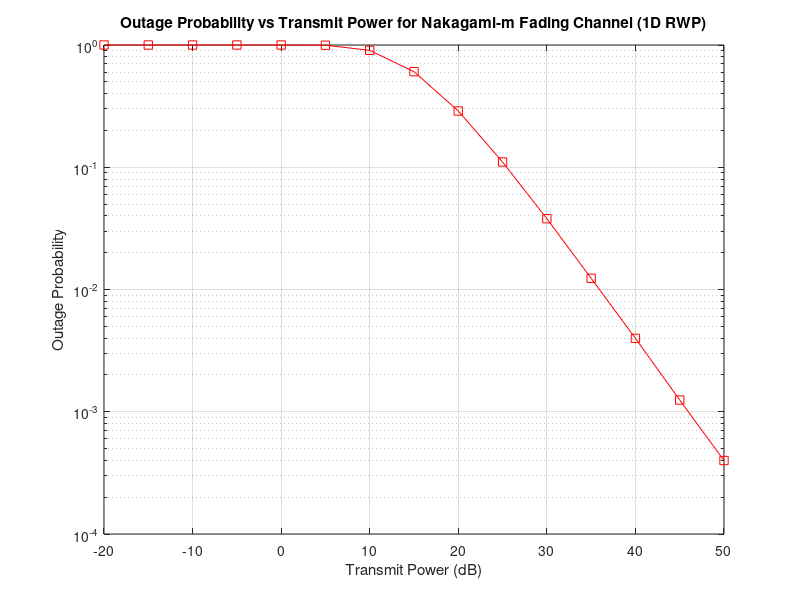

Source code (MATLAB):
%% Parameters for Outage Probability Calculation
M = 100000;          % Number of symbols
Pt_dB = -20:5:50;      % Transmit power in dB
Pt = 10.^(Pt_dB/10); % Transmit power in linear scale
No = 1;              % Noise power
m = 2;               % Nakagami-m fading parameter
omega = 1;           % Omega parameter for Nakagami-m distribution

% Threshold for outage probability
SNR_th_dB = 10;      % Threshold SNR in dB
SNR_th = 10^(SNR_th_dB/10);

% Generate BPSK symbols
ip = rand(1, M) > 0.5; % Generate 0,1 with equal probability
s = 2 * ip - 1;        % BPSK modulation 0 -> -1, 1 -> 1

% Initialize outage probability array
OutageProb = zeros(size(Pt_dB));

%% Initialize 1D Network Parameters
NX = 200;               % Scenario X Length (1D space)
MAXS = 10;              % Maximum Speed
MAXT = 5;               % Maximum Moving Time
NoN = 2;               % Number of Nodes
simulationtime = 100;  % Number of Iterations

% Initialize matrices and arrays
graph = zeros(NX, 1);               % Initialize graph matrix for 1D
location = zeros(NoN, 3);           % Initialize location matrix
naibor_per_round = zeros(NoN, simulationtime); % Initialize neighbor per round matrix
naiborlocation = zeros(2, NoN);     % Initialize neighbor location matrix (1D)

% Source at the beginning
location(1,:) = [1, 0, 0];

% Destination at the end
location(NoN,:) = [NX, 0, 0];

% Randomly position UAV with relay and other nodes in between
for i = 2:NoN-1
    location(i,1) = randi(NX);
    if location(i,1) == 0
        location(i,1) = 1;
    end
    location(i,2) = 0; % Y-coordinate (not used in 1D)
    location(i,3) = 0; % Mobility parameter (not used in 1D)
    graph(location(i,1)) = graph(location(i,1)) + 1;
    naiborlocation(:, i) = [location(i,1); 0]; % Store neighbor location (1D)
end

%% 1D Random Waypoint (RWP) Mobility Model Simulation
s = 1; % Mobility model selector (1 for RWP)
for j = 1:simulationtime
    % Perform mobility update for each node
    for puse = 1:NoN
        if location(puse, 3) == 0
            % Node is active, add to work queue
            workque(puse) = puse; 
        else
            % Node is in pause, decrement pause time
            location(puse, 3) = location(puse, 3) - 1;  
        end
    end
    
    % Process nodes in the work queue
    for c = 1:NoN
        switch s
            case 1
                % RWP mobility model (simplified for 1D)
                if location(workque(c), 3) == 0
                    % Generate random movement within MAXS
                    moveDist = randi([-MAXS, MAXS]);
                    newLoc = location(workque(c), 1) + moveDist;
                    
                    % Ensure new location stays within bounds
                    if newLoc < 1
                        newLoc = 1;
                    elseif newLoc > NX
                        newLoc = NX;
                    end
                    
                    % Update graph and location
                    graph(location(workque(c), 1)) = graph(location(workque(c), 1)) - 1;
                    graph(newLoc) = graph(newLoc) + 1;
                    location(workque(c), 1) = newLoc;
                    
                    % Reset mobility parameter (not used in 1D)
                    location(workque(c), 3) = MAXT;
                end
        end
    end
    
    % Calculate outage probability for each Pt_dB
    for jj = 1:length(Pt_dB)
        % Generate Nakagami-m fading coefficients
        h1 = sqrt(omega/2/m) * (randn(1, M) + 1j*randn(1, M)) .* sqrt(gamrnd(m, 1, [1, M]));
        h2 = sqrt(omega/2/m) * (randn(1, M) + 1j*randn(1, M)) .* sqrt(gamrnd(m, 1, [1, M]));

        % Noise standard deviation
        sigma = 1 ./ (sqrt(2 * (Pt(jj) / No)));
        n1 = randn(1, M) + 1j * randn(1, M); % AWGN

        % Received signal at relay
        yR = h1 .* s + sigma .* n1;

        % Decode and forward
        sHat = real(yR ./ h1) > 0; % Equalize and make decision
        sHat = 2 * sHat - 1; % BPSK demodulation

        % Noise at destination
        n2 = randn(1, M) + 1j * randn(1, M);

        % Received signal at destination
        yD = h2 .* sHat + sigma .* n2;

        % Calculate instantaneous SNR
        SNR = Pt(jj) * min(abs(h1).^2, abs(h2).^2) / No;

        % Outage Probability
        OutageProb(jj) = OutageProb(jj) + mean(SNR < SNR_th);
    end
end

% Average outage probability over simulation time
OutageProb = OutageProb / simulationtime;

% Plotting Outage Probability results
figure;
semilogy(Pt_dB, OutageProb, 'r-s');
xlabel('Transmit Power (dB)');
ylabel('Outage Probability');
title('Outage Probability vs Transmit Power for Nakagami-m Fading Channel (1D RWP)');
grid on;